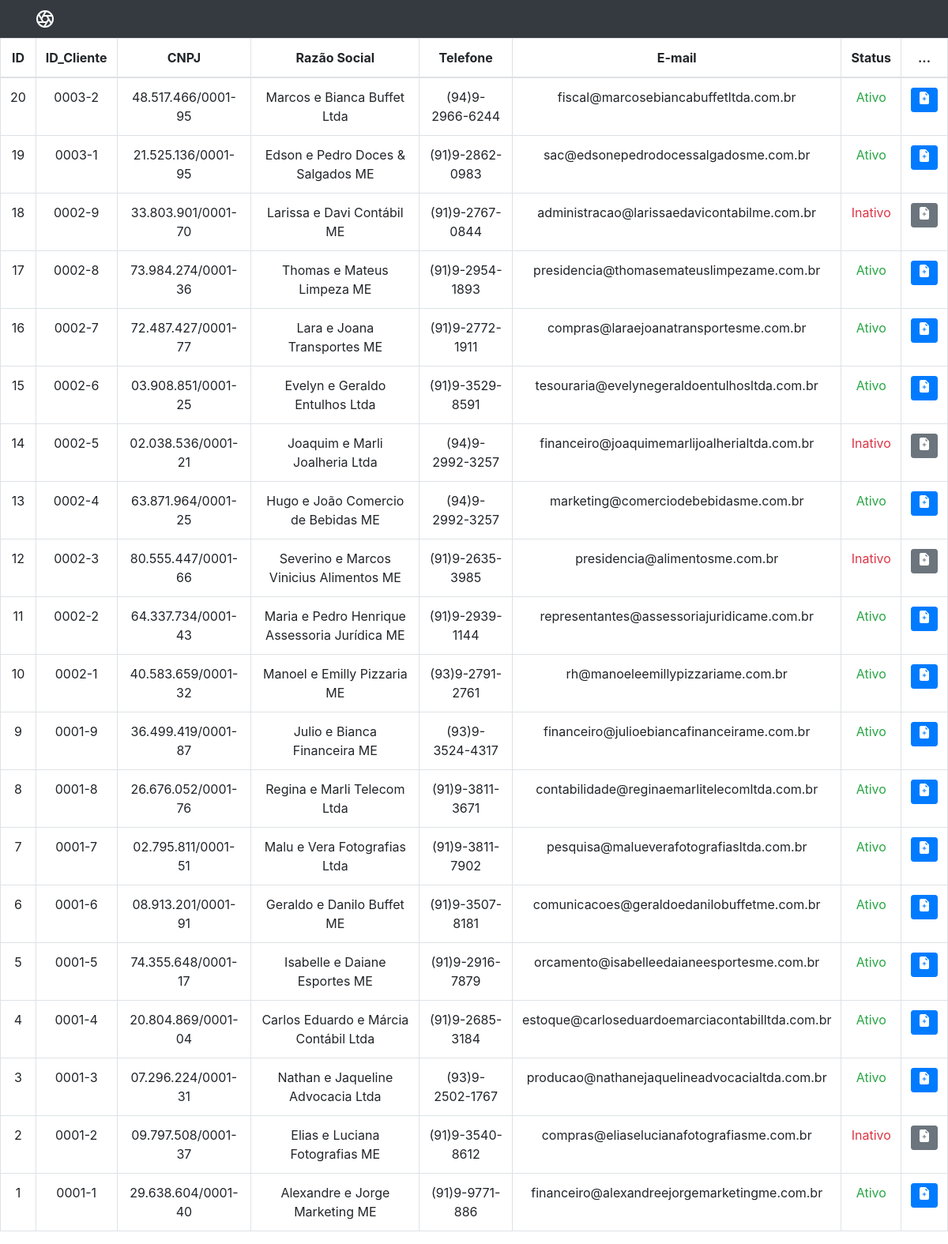
The app's page /gpp/view.listaC.adm.php with its own data.
### tables this page shows
CREATE TABLE `cliente` (
  `id` int NOT NULL AUTO_INCREMENT,
  `id_cliente` varchar(45) NOT NULL,
  `cnpj` varchar(20) NOT NULL,
  `razao_social` varchar(110) NOT NULL,
  `telefone` varchar(15) NOT NULL,
  `email` varchar(110) NOT NULL,
  `rua` varchar(110) NOT NULL,
  `bairro` varchar(110) NOT NULL,
  `cidade` varchar(110) NOT NULL,
  `cep` varchar(12) NOT NULL,
  `obs` varchar(250) NOT NULL,
  `status_cliente` varchar(45) NOT NULL,
  PRIMARY KEY (`id`,`cnpj`,`id_cliente`)
);

### gpp/view.listaC.adm.php (the view, shortened to what this page needs)
<?php
    include_once('config.php');
        $sql = "SELECT * FROM formulario.cliente ORDER BY id DESC";
    $result = $conexao->query($sql);
?>
<!DOCTYPE HTML>
<html lang="pt-br">
<head>
    <link rel="stylesheet" href="https://cdn.jsdelivr.net/npm/bootstrap@4.0.0/dist/css/bootstrap.min.css">
</head>
<header class="site-header sticky-top py-1 bg-dark text-white ">
        <nav class="container d-flex flex-column flex-md-row justify-content-between bg-dark">
         <a style="color:white;" class="py-2" href="view.GERportifolio.php" aria-label="Product">
        </a>
        </nav>
      </header>
<body>
      <table class="table table-bordered table-hover" style="text-align: center;">
        <thead>
          <tr>
            <th scope="col">ID</th>
            <th scope="col">ID_Cliente</th>
            <th scope="col">CNPJ</th>
            <th scope="col">Razão Social</th>
            <th scope="col">Telefone</th>
            <th scope="col">E-mail</th>
            <th scope="col">Status</th>
            <th scope="col">...</th>
          </tr>
        </thead>
        <tbody>
        <?php
                        while($user_data = mysqli_fetch_assoc($result)){
                            echo "<tr>";
                            echo "<td>$user_data[id]</td>";
                            echo "<td>$user_data[id_cliente]</td>";
                            echo "<td>$user_data[cnpj]</td>";
                            echo "<td>$user_data[razao_social]</td>";
                            echo "<td>$user_data[telefone]</td>";
                            echo "<td>$user_data[email]</td>";
                            if($user_data['status_cliente'] == "Ativo"){
                               echo "<td class='text-success'>$user_data[status_cliente]</td>";
                               echo "<td>
                                <a class = 'btn btn-primary btn-sm' href='os.php?id=$user_data[id]'>
                                  <svg xmlns='http://www.w3.org/2000/svg' width='16' height='16' fill='currentColor' class='bi bi-file-earmark-plus-fill' viewBox='0 0 16 16'>
                                    <path d='M9.293 0H4a2 2 0 0 0-2 2v12a2 2 0 0 0 2 2h8a2 2 0 0 0 2-2V4.707A1 1 0 0 0 13.707 4L10 .293A1 1 0 0 0 9.293 0zM9.5 3.5v-2l3 3h-2a1 1 0 0 1-1-1zM8.5 7v1.5H10a.5.5 0 0 1 0 1H8.5V11a.5.5 0 0 1-1 0V9.5H6a.5.5 0 0 1 0-1h1.5V7a.5.5 0 0 1 1 0z'/>
                                  </svg>
                                </a>
                            </td>";
                            }else{
                              echo "<td class='text-danger'>$user_data[status_cliente]</td>";
                              echo "<td>
                              <a class = 'btn btn-secondary btn-sm' href='#'>
                                <svg xmlns='http://www.w3.org/2000/svg' width='16' height='16' fill='currentColor' class='bi bi-file-earmark-plus-fill' viewBox='0 0 16 16'>
                                  <path d='M9.293 0H4a2 2 0 0 0-2 2v12a2 2 0 0 0 2 2h8a2 2 0 0 0 2-2V4.707A1 1 0 0 0 13.707 4L10 .293A1 1 0 0 0 9.293 0zM9.5 3.5v-2l3 3h-2a1 1 0 0 1-1-1zM8.5 7v1.5H10a.5.5 0 0 1 0 1H8.5V11a.5.5 0 0 1-1 0V9.5H6a.5.5 0 0 1 0-1h1.5V7a.5.5 0 0 1 1 0z'/>
                                </svg>
                              </a>
                          </td>";
                            }
                        }
                    ?>
        </tbody>
      </table>
  </body>
</html>

### records on screen
cliente: id "20", id_cliente "0003-2", cnpj "48.517.466/0001-95", razao_social "Marcos e Bianca Buffet Ltda", telefone "(94)9-2966-6244", email "fiscal@marcosebiancabuffetltda.com.br", status_cliente "Ativo"
cliente: id "19", id_cliente "0003-1", cnpj "21.525.136/0001-95", razao_social "Edson e Pedro Doces & Salgados ME", telefone "(91)9-2862-0983", email "sac@edsonepedrodocessalgadosme.com.br", status_cliente "Ativo"
cliente: id "18", id_cliente "0002-9", cnpj "33.803.901/0001-70", razao_social "Larissa e Davi Contábil ME", telefone "(91)9-2767-0844", email "administracao@larissaedavicontabilme.com.br", status_cliente "Inativo"
cliente: id "17", id_cliente "0002-8", cnpj "73.984.274/0001-36", razao_social "Thomas e Mateus Limpeza ME", telefone "(91)9-2954-1893", email "presidencia@thomasemateuslimpezame.com.br", status_cliente "Ativo"
cliente: id "16", id_cliente "0002-7", cnpj "72.487.427/0001-77", razao_social "Lara e Joana Transportes ME", telefone "(91)9-2772-1911", email "compras@laraejoanatransportesme.com.br", status_cliente "Ativo"
cliente: id "15", id_cliente "0002-6", cnpj "03.908.851/0001-25", razao_social "Evelyn e Geraldo Entulhos Ltda", telefone "(91)9-3529-8591", email "tesouraria@evelynegeraldoentulhosltda.com.br", status_cliente "Ativo"
cliente: id "14", id_cliente "0002-5", cnpj "02.038.536/0001-21", razao_social "Joaquim e Marli Joalheria Ltda", telefone "(94)9-2992-3257", email "financeiro@joaquimemarlijoalherialtda.com.br", status_cliente "Inativo"
cliente: id "13", id_cliente "0002-4", cnpj "63.871.964/0001-25", razao_social "Hugo e João Comercio de Bebidas ME", telefone "(94)9-2992-3257", email "marketing@comerciodebebidasme.com.br", status_cliente "Ativo"
cliente: id "12", id_cliente "0002-3", cnpj "80.555.447/0001-66", razao_social "Severino e Marcos Vinicius Alimentos ME", telefone "(91)9-2635-3985", email "presidencia@alimentosme.com.br", status_cliente "Inativo"
cliente: id "11", id_cliente "0002-2", cnpj "64.337.734/0001-43", razao_social "Maria e Pedro Henrique Assessoria Jurídica ME", telefone "(91)9-2939-1144", email "representantes@assessoriajuridicame.com.br", status_cliente "Ativo"
cliente: id "10", id_cliente "0002-1", cnpj "40.583.659/0001-32", razao_social "Manoel e Emilly Pizzaria ME", telefone "(93)9-2791-2761", email "rh@manoeleemillypizzariame.com.br", status_cliente "Ativo"
cliente: id "9", id_cliente "0001-9", cnpj "36.499.419/0001-87", razao_social "Julio e Bianca Financeira ME", telefone "(93)9-3524-4317", email "financeiro@julioebiancafinanceirame.com.br", status_cliente "Ativo"
cliente: id "8", id_cliente "0001-8", cnpj "26.676.052/0001-76", razao_social "Regina e Marli Telecom Ltda", telefone "(91)9-3811-3671", email "contabilidade@reginaemarlitelecomltda.com.br", status_cliente "Ativo"
cliente: id "7", id_cliente "0001-7", cnpj "02.795.811/0001-51", razao_social "Malu e Vera Fotografias Ltda", telefone "(91)9-3811-7902", email "pesquisa@malueverafotografiasltda.com.br", status_cliente "Ativo"
cliente: id "6", id_cliente "0001-6", cnpj "08.913.201/0001-91", razao_social "Geraldo e Danilo Buffet ME", telefone "(91)9-3507-8181", email "comunicacoes@geraldoedanilobuffetme.com.br", status_cliente "Ativo"
cliente: id "5", id_cliente "0001-5", cnpj "74.355.648/0001-17", razao_social "Isabelle e Daiane Esportes ME", telefone "(91)9-2916-7879", email "orcamento@isabelleedaianeesportesme.com.br", status_cliente "Ativo"
cliente: id "4", id_cliente "0001-4", cnpj "20.804.869/0001-04", razao_social "Carlos Eduardo e Márcia Contábil Ltda", telefone "(91)9-2685-3184", email "estoque@carloseduardoemarciacontabilltda.com.br", status_cliente "Ativo"
cliente: id "3", id_cliente "0001-3", cnpj "07.296.224/0001-31", razao_social "Nathan e Jaqueline Advocacia Ltda", telefone "(93)9-2502-1767", email "producao@nathanejaquelineadvocacialtda.com.br", status_cliente "Ativo"
cliente: id "2", id_cliente "0001-2", cnpj "09.797.508/0001-37", razao_social "Elias e Luciana Fotografias ME", telefone "(91)9-3540-8612", email "compras@eliaselucianafotografiasme.com.br", status_cliente "Inativo"
cliente: id "1", id_cliente "0001-1", cnpj "29.638.604/0001-40", razao_social "Alexandre e Jorge Marketing ME", telefone "(91)9-9771-886", email "financeiro@alexandreejorgemarketingme.com.br", status_cliente "Ativo"
